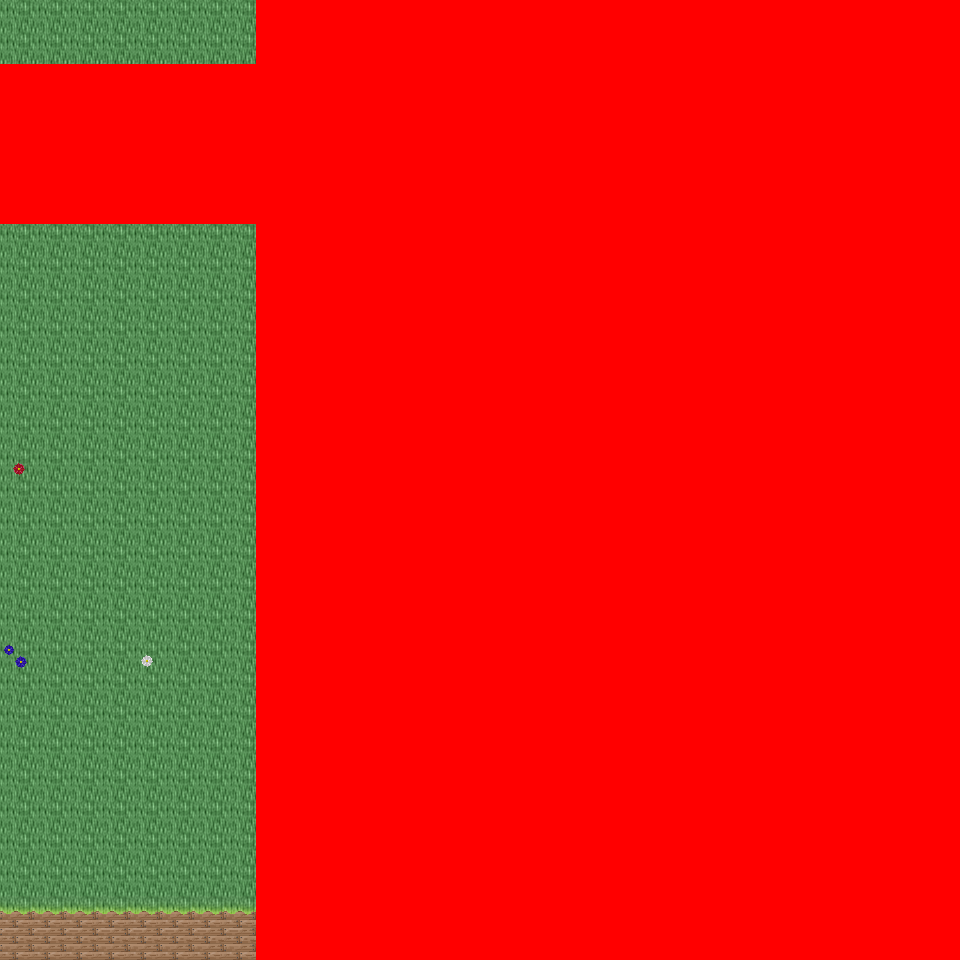

A level layout from a 2D game, rendered from its tile map. Below: a short description, then the map file with tile-grid data replaced by summaries:
An orthogonal 30x30 tile map with 32x32 px tiles, 6 tile layers (Ground, Object, Object2, Above, ...), 51 tilesets and 3 objects (3x mapchange).

<map version="1.0" orientation="orthogonal" renderorder="right-down" width="30" height="30" tilewidth="32" tileheight="32" nextobjectid="4">
  <tileset firstgid="1" name="tileset_logic_collision" tilewidth="32" tileheight="32" tilecount="1" columns="1">
    <image source="../drawable/tileset_logic_collision.png" width="32" height="32" />
  </tileset>
  <tileset firstgid="2" name="tileset_ground_ground" tilewidth="32" tileheight="32" tilecount="33" columns="3">
    <image source="../drawable/tileset_ground_ground.png" width="96" height="352" />
  </tileset>
  <tileset firstgid="35" name="tileset_building_castle" tilewidth="32" tileheight="32" tilecount="320" columns="20">
    <image source="../drawable/tileset_building_castle.png" width="640" height="512" />
  </tileset>
  <tileset firstgid="355" name="tileset_item_weapon_cannon" tilewidth="32" tileheight="32" tilecount="12" columns="3">
    <image source="../drawable/tileset_item_weapon_cannon.png" width="96" height="128" />
  </tileset>
  <tileset firstgid="367" name="tileset_item_pot_barrels_1" tilewidth="32" tileheight="32" tilecount="8" columns="4">
    <image source="../drawable/tileset_item_pot_barrels_1.png" width="128" height="64" />
  </tileset>
  <tileset firstgid="375" name="tileset_building_door_door" tilewidth="32" tileheight="32" tilecount="6" columns="3">
    <image source="../drawable/tileset_building_door_door.png" width="96" height="64" />
  </tileset>
  <tileset firstgid="381" name="tileset_building_door_closed" tilewidth="32" tileheight="32" tilecount="1" columns="1">
    <image source="../drawable/tileset_building_door_closed.png" width="32" height="32" />
  </tileset>
  <tileset firstgid="382" name="tileset_building_window_window_centered" tilewidth="32" tileheight="32" tilecount="1" columns="1">
    <image source="../drawable/tileset_building_window_window_centered.png" width="32" height="32" />
  </tileset>
  <tileset firstgid="383" name="tileset_building_decoration_chimney_big" tilewidth="32" tileheight="32" tilecount="2" columns="1">
    <image source="../drawable/tileset_building_decoration_chimney_big.png" width="32" height="64" />
  </tileset>
  <tileset firstgid="385" name="tileset_ground_grass_edges" tilewidth="32" tileheight="32" tilecount="36" columns="12">
    <image source="../drawable/tileset_ground_grass_edges.png" width="384" height="96" />
  </tileset>
  <tileset firstgid="421" name="tileset_ground_grass_corners" tilewidth="32" tileheight="32" tilecount="24" columns="6">
    <image source="../drawable/tileset_ground_grass_corners.png" width="192" height="128" />
  </tileset>
  <tileset firstgid="445" name="tileset_plant_tree_fall_trees" tilewidth="32" tileheight="32" tilecount="40" columns="8">
    <image source="../drawable/tileset_plant_tree_fall_trees.png" width="256" height="160" />
  </tileset>
  <tileset firstgid="485" name="tileset_plant_tree_locust_tree" tilewidth="32" tileheight="32" tilecount="20" columns="4">
    <image source="../drawable/tileset_plant_tree_locust_tree.png" width="128" height="160" />
  </tileset>
  <tileset firstgid="505" name="tileset_furniture_chair_bench_white" tilewidth="32" tileheight="32" tilecount="8" columns="2">
    <image source="../drawable/tileset_furniture_chair_bench_white.png" width="64" height="128" />
  </tileset>
  <tileset firstgid="513" name="tileset_plant_flower_daisy_blue" tilewidth="32" tileheight="32" tilecount="8" columns="2">
    <image source="../drawable/tileset_plant_flower_daisy_blue.png" width="64" height="128" />
  </tileset>
  <tileset firstgid="521" name="tileset_plant_flower_daisy_red" tilewidth="32" tileheight="32" tilecount="8" columns="2">
    <image source="../drawable/tileset_plant_flower_daisy_red.png" width="64" height="128" />
  </tileset>
  <tileset firstgid="529" name="tileset_plant_flower_daisy_white" tilewidth="32" tileheight="32" tilecount="8" columns="2">
    <image source="../drawable/tileset_plant_flower_daisy_white.png" width="64" height="128" />
  </tileset>
  <tileset firstgid="537" name="tileset_plant_flower_daisy_yellow" tilewidth="32" tileheight="32" tilecount="8" columns="2">
    <image source="../drawable/tileset_plant_flower_daisy_yellow.png" width="64" height="128" />
  </tileset>
  <tileset firstgid="545" name="tileset_plant_flower_flower_bed_1" tilewidth="32" tileheight="32" tilecount="35" columns="7">
    <image source="../drawable/tileset_plant_flower_flower_bed_1.png" width="224" height="160" />
  </tileset>
  <tileset firstgid="580" name="tileset_plant_flower_planted_containers" tilewidth="32" tileheight="32" tilecount="16" columns="4">
    <image source="../drawable/tileset_plant_flower_planted_containers.png" width="128" height="128" />
  </tileset>
  <tileset firstgid="596" name="tileset_item_pot_pot_grey" tilewidth="32" tileheight="32" tilecount="1" columns="1">
    <image source="../drawable/tileset_item_pot_pot_grey.png" width="32" height="32" />
  </tileset>
  <tileset firstgid="597" name="tileset_item_pot_pot_burgundy" tilewidth="32" tileheight="32" tilecount="1" columns="1">
    <image source="../drawable/tileset_item_pot_pot_burgundy.png" width="32" height="32" />
  </tileset>
  <tileset firstgid="598" name="tileset_building_decoration_chimney" tilewidth="32" tileheight="32" tilecount="2" columns="1">
    <image source="../drawable/tileset_building_decoration_chimney.png" width="32" height="64" />
  </tileset>
  <tileset firstgid="600" name="tileset_furniture_light_lamp_blue" tilewidth="32" tileheight="32" tilecount="3" columns="1">
    <image source="../drawable/tileset_furniture_light_lamp_blue.png" width="32" height="96" />
  </tileset>
  <tileset firstgid="603" name="tileset_furniture_table_bazaar_table_1" tilewidth="32" tileheight="32" tilecount="4" columns="2">
    <image source="../drawable/tileset_furniture_table_bazaar_table_1.png" width="64" height="64" />
  </tileset>
  <tileset firstgid="607" name="tileset_furniture_table_bazaar_table_2" tilewidth="32" tileheight="32" tilecount="6" columns="2">
    <image source="../drawable/tileset_furniture_table_bazaar_table_2.png" width="64" height="96" />
  </tileset>
  <tileset firstgid="613" name="tileset_furniture_table_bazaar_table_3" tilewidth="32" tileheight="32" tilecount="6" columns="2">
    <image source="../drawable/tileset_furniture_table_bazaar_table_3.png" width="64" height="96" />
  </tileset>
  <tileset firstgid="619" name="tileset_furniture_table_bazaar_table_4" tilewidth="32" tileheight="32" tilecount="6" columns="2">
    <image source="../drawable/tileset_furniture_table_bazaar_table_4.png" width="64" height="96" />
  </tileset>
  <tileset firstgid="625" name="tileset_furniture_table_bazaar_table_5" tilewidth="32" tileheight="32" tilecount="6" columns="2">
    <image source="../drawable/tileset_furniture_table_bazaar_table_5.png" width="64" height="96" />
  </tileset>
  <tileset firstgid="631" name="tileset_furniture_table_flowers_on_bench2" tilewidth="32" tileheight="32" tilecount="6" columns="3">
    <image source="../drawable/tileset_furniture_table_flowers_on_bench2.png" width="96" height="64" />
  </tileset>
  <tileset firstgid="637" name="tileset_furniture_table_flowers_on_benches" tilewidth="32" tileheight="32" tilecount="10" columns="2">
    <image source="../drawable/tileset_furniture_table_flowers_on_benches.png" width="64" height="160" />
  </tileset>
  <tileset firstgid="647" name="tileset_furniture_table_vendors_table" tilewidth="32" tileheight="32" tilecount="35" columns="7">
    <image source="../drawable/tileset_furniture_table_vendors_table.png" width="224" height="160" />
  </tileset>
  <tileset firstgid="682" name="tileset_item_drink_bottles_and_cups" tilewidth="32" tileheight="32" tilecount="16" columns="4">
    <image source="../drawable/tileset_item_drink_bottles_and_cups.png" width="128" height="128" />
  </tileset>
  <tileset firstgid="698" name="tileset_item_drink_beers_and_flasks" tilewidth="32" tileheight="32" tilecount="12" columns="4">
    <image source="../drawable/tileset_item_drink_beers_and_flasks.png" width="128" height="96" />
  </tileset>
  <tileset firstgid="710" name="tileset_item_drink_casks" tilewidth="32" tileheight="32" tilecount="4" columns="2">
    <image source="../drawable/tileset_item_drink_casks.png" width="64" height="64" />
  </tileset>
  <tileset firstgid="714" name="tileset_item_food_meals_1" tilewidth="32" tileheight="32" tilecount="2" columns="2">
    <image source="../drawable/tileset_item_food_meals_1.png" width="64" height="32" />
  </tileset>
  <tileset firstgid="716" name="tileset_item_food_rustic_meals" tilewidth="32" tileheight="32" tilecount="2" columns="2">
    <image source="../drawable/tileset_item_food_rustic_meals.png" width="64" height="32" />
  </tileset>
  <tileset firstgid="718" name="tileset_item_household_food_preparation_2" tilewidth="32" tileheight="32" tilecount="4" columns="2">
    <image source="../drawable/tileset_item_household_food_preparation_2.png" width="64" height="64" />
  </tileset>
  <tileset firstgid="722" name="tileset_item_pot_barrels_2" tilewidth="32" tileheight="32" tilecount="8" columns="4">
    <image source="../drawable/tileset_item_pot_barrels_2.png" width="128" height="64" />
  </tileset>
  <tileset firstgid="730" name="tileset_item_drink_olive_oil_vinegar" tilewidth="32" tileheight="32" tilecount="4" columns="2">
    <image source="../drawable/tileset_item_drink_olive_oil_vinegar.png" width="64" height="64" />
  </tileset>
  <tileset firstgid="734" name="tileset_ground_ground_3" tilewidth="32" tileheight="32" tilecount="5" columns="5">
    <image source="../drawable/tileset_ground_ground_3.png" width="160" height="32" />
  </tileset>
  <tileset firstgid="739" name="tileset_building_decoration_banner" tilewidth="32" tileheight="32" tilecount="12" columns="1">
    <image source="../drawable/tileset_building_decoration_banner.png" width="32" height="384" />
  </tileset>
  <tileset firstgid="751" name="tileset_building_cottage" tilewidth="32" tileheight="32" tilecount="256" columns="16">
    <image source="../drawable/tileset_building_cottage.png" width="512" height="512" />
  </tileset>
  <tileset firstgid="1007" name="tileset_building_roof_thatched_roof" tilewidth="32" tileheight="32" tilecount="256" columns="16">
    <image source="../drawable/tileset_building_roof_thatched_roof.png" width="512" height="512" />
  </tileset>
  <tileset firstgid="1263" name="tileset_building_door_doors" tilewidth="32" tileheight="32" tilecount="256" columns="16">
    <image source="../drawable/tileset_building_door_doors.png" width="512" height="512" />
  </tileset>
  <tileset firstgid="1519" name="tileset_building_window_windows" tilewidth="32" tileheight="32" tilecount="256" columns="16">
    <image source="../drawable/tileset_building_window_windows.png" width="512" height="512" />
  </tileset>
  <tileset firstgid="1775" name="tileset_plant_bush_leafy" tilewidth="32" tileheight="32" tilecount="48" columns="8">
    <image source="../drawable/tileset_plant_bush_leafy.png" width="256" height="192" />
  </tileset>
  <tileset firstgid="1823" name="tileset_plant_bushes_and_trees" tilewidth="32" tileheight="32" tilecount="144" columns="16">
    <image source="../drawable/tileset_plant_bushes_and_trees.png" width="512" height="289" />
  </tileset>
  <tileset firstgid="1967" name="tileset_plant_bush_berried" tilewidth="32" tileheight="32" tilecount="60" columns="5">
    <image source="../drawable/tileset_plant_bush_berried.png" width="160" height="384" />
  </tileset>
  <tileset firstgid="2027" name="tileset_plant_bush_fern" tilewidth="32" tileheight="32" tilecount="32" columns="8">
    <image source="../drawable/tileset_plant_bush_fern.png" width="256" height="128" />
  </tileset>
  <tileset firstgid="2059" name="tileset_plant_bush_bush_pinks" tilewidth="32" tileheight="32" tilecount="4" columns="2">
    <image source="../drawable/tileset_plant_bush_bush_pinks.png" width="64" height="64" />
  </tileset>
  <layer name="Ground" width="30" height="30">
    <data>[900 cells, 900 non-empty, 7 distinct tile ids]</data>
  </layer>
  <layer name="Object" width="30" height="30">
    <data>[900 cells, 78 non-empty, 11 distinct tile ids]</data>
  </layer>
  <layer name="Object2" width="30" height="30">
    <data>[900 cells, 8 non-empty, 8 distinct tile ids]</data>
  </layer>
  <layer name="Above" width="30" height="30">
    <data>[900 cells, 3 non-empty, 3 distinct tile ids]</data>
  </layer>
  <layer name="Above2" width="30" height="30">
    <data>[900 cells, 0 non-empty, 0 distinct tile ids]</data>
  </layer>
  <layer name="Walkable" width="30" height="30">
    <data>[900 cells, 700 non-empty, 1 distinct tile ids]</data>
  </layer>
  <objectgroup name="MapEvents">
    <object id="1" name="south" type="mapchange" x="0" y="928" width="256" height="32">
      <properties>
        <property name="map" value="0_ados_mountain_n2_w2_x3_y1" />
        <property name="place" value="north" />
      </properties>
    </object>
    <object id="2" name="west" type="mapchange" x="0" y="0" width="32" height="64">
      <properties>
        <property name="map" value="0_ados_mountain_n2_w2_x2_y0" />
        <property name="place" value="east" />
      </properties>
    </object>
    <object id="3" name="west2" type="mapchange" x="0" y="224" width="32" height="736">
      <properties>
        <property name="map" value="0_ados_mountain_n2_w2_x2_y0" />
        <property name="place" value="east2" />
      </properties>
    </object>
  </objectgroup>
</map>
